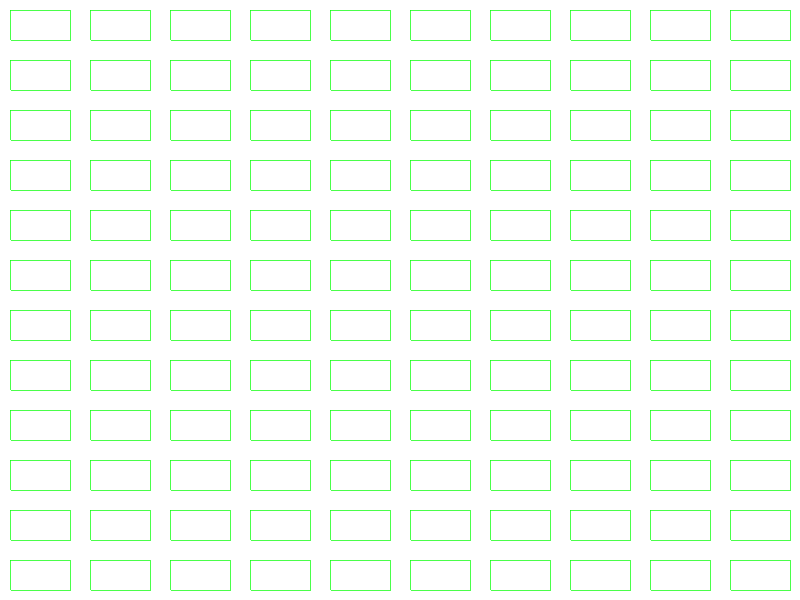
Frame 1 (no input)
Frame 2 (the mouse pressed at the canvas centre, redrawn once): identical to frame 1, image omitted

The Processing sketch that drew this single still picture (run headless with seeded random() and noise(); the mouse was pressed at the canvas centre and the sketch redrawn once):

// Processing sketch: TheWrongWayToDrawAGrid7
// ── TheWrongWayToDrawAGrid7.pde
int scaleX = 80;
int scaleY = 50;
int cols = 0;
int rows = 0;
int padX = 10;
int padY = 10;

void setup() {
  size(800, 600);
  smooth();
  noLoop();
  cols = width / scaleX;
  rows = height / scaleY;
}

void myLine(int x, int y, int w, int h) {
  PVector start = new PVector(x, y);
  PVector end = new PVector(w, h);
  int dist = ceil(start.dist(end));
  for(int i = 0; i < dist; i++){//change iter
    float lp = map(i, 0, dist, 0, 1);
    PVector pos = PVector.lerp(start, end, lp);
    point(pos.x, pos.y);
  }
}

void cell(int x, int y, int w, int h) {
  fill(0, 255, 0);
  stroke(0, 255, 0);

  myLine(x, y, x + w, y);
  myLine(x+w, y, x + w, y + h);
  myLine(x+w, y + h, x, y + h);
  myLine(x, y, x, y + h);
}

void draw() {
  background(255);
  for (int i = 0; i < cols; i++) {
    for (int j = 0; j < rows; j++) {
      int x = i*scaleX;
      int y = j*scaleY;
      cell(x+padX, y + padY, scaleX - 2*padX, scaleY - 2*padY);
    }
  }
}
